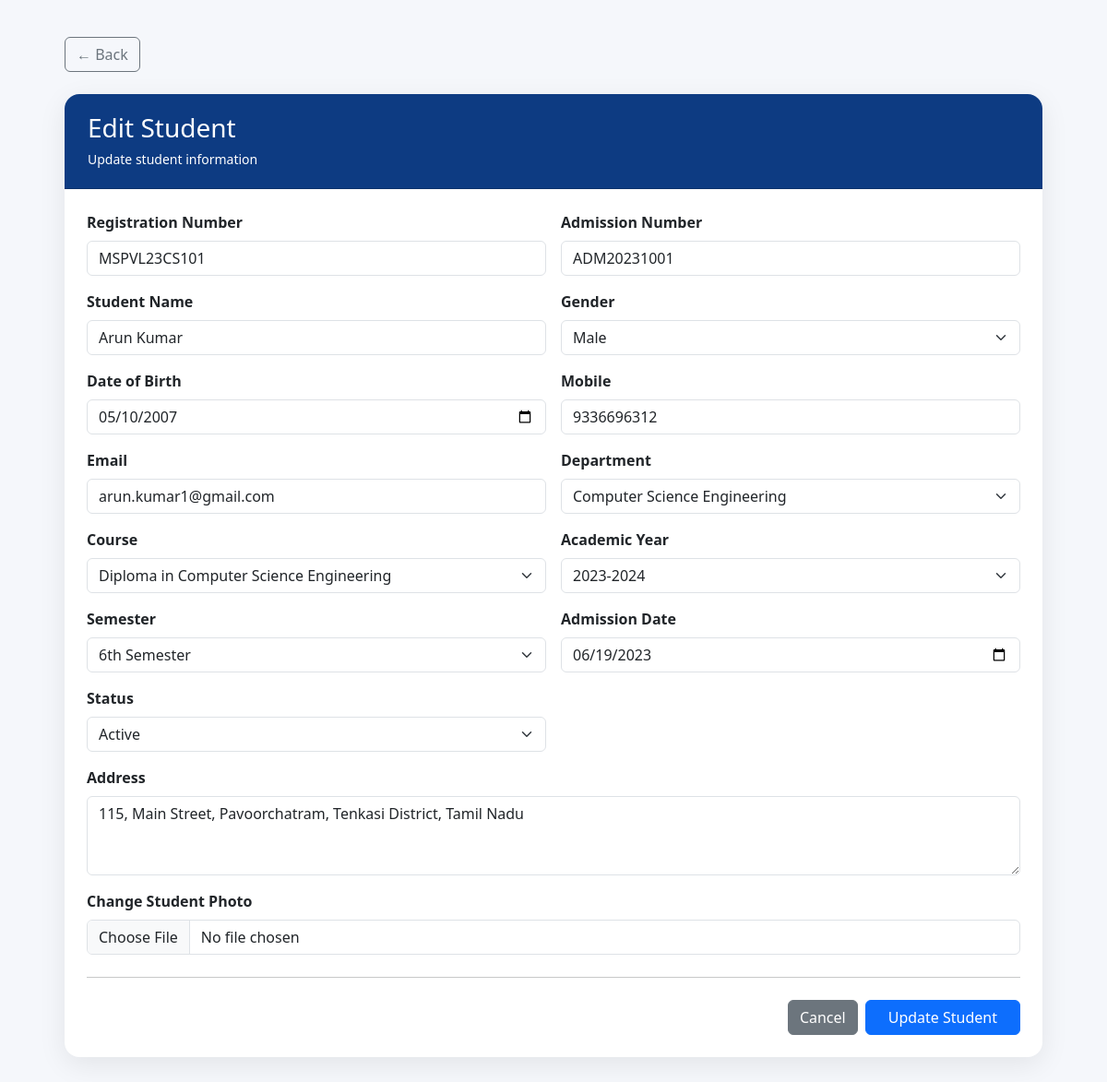
Screenshot of /students/edit_student.php?id=1 with the database file from the repository.
### tables this page shows
CREATE TABLE students (
    student_id INT UNSIGNED AUTO_INCREMENT PRIMARY KEY,
    reg_no VARCHAR(30) NOT NULL UNIQUE,
    admission_no VARCHAR(30) NOT NULL UNIQUE,
    student_name VARCHAR(100) NOT NULL,
    gender ENUM('Male','Female','Other') NOT NULL DEFAULT 'Male',
    dob DATE DEFAULT NULL,
    mobile VARCHAR(15) NOT NULL UNIQUE,
    email VARCHAR(100) DEFAULT NULL UNIQUE,
    address TEXT DEFAULT NULL,
    department_id INT UNSIGNED NOT NULL,
    course_id INT UNSIGNED NOT NULL,
    year_id INT UNSIGNED NOT NULL,
    semester TINYINT UNSIGNED NOT NULL DEFAULT 1,
    admission_date DATE NOT NULL,
    student_photo VARCHAR(255) DEFAULT 'default_student.png',
    status ENUM('Active','Inactive','Graduated') NOT NULL DEFAULT 'Active',
    CONSTRAINT fk_students_department FOREIGN KEY (department_id)
        REFERENCES departments(department_id) ON DELETE RESTRICT ON UPDATE CASCADE,
    CONSTRAINT fk_students_course FOREIGN KEY (course_id)
        REFERENCES courses(course_id) ON DELETE RESTRICT ON UPDATE CASCADE,
    CONSTRAINT fk_students_year FOREIGN KEY (year_id)
        REFERENCES academic_years(year_id) ON DELETE RESTRICT ON UPDATE CASCADE,
    INDEX idx_students_department (department_id),
    INDEX idx_students_course (course_id),
    INDEX idx_students_year (year_id),
    INDEX idx_students_name (student_name)
);

CREATE TABLE departments (
    department_id INT UNSIGNED AUTO_INCREMENT PRIMARY KEY,
    department_name VARCHAR(100) NOT NULL UNIQUE,
    hod_name VARCHAR(100) NOT NULL
);

CREATE TABLE courses (
    course_id INT UNSIGNED AUTO_INCREMENT PRIMARY KEY,
    department_id INT UNSIGNED NOT NULL,
    course_name VARCHAR(100) NOT NULL,
    duration VARCHAR(20) NOT NULL DEFAULT '3 Years',
    CONSTRAINT fk_courses_department FOREIGN KEY (department_id)
        REFERENCES departments(department_id) ON DELETE CASCADE ON UPDATE CASCADE,
    INDEX idx_courses_department (department_id)
);

CREATE TABLE academic_years (
    year_id INT UNSIGNED AUTO_INCREMENT PRIMARY KEY,
    academic_year VARCHAR(20) NOT NULL UNIQUE,
    status ENUM('Active','Inactive') NOT NULL DEFAULT 'Active'
);

### students/edit_student.php (the view, shortened to what this page needs)
<?php
require_once "../config/database.php";
$student_id = (int)($_GET["id"] ?? 0);
$sql = "SELECT * FROM students WHERE student_id = ? LIMIT 1";
$stmt = mysqli_prepare($conn, $sql);
mysqli_stmt_bind_param($stmt, "i", $student_id);
mysqli_stmt_execute($stmt);
$result = mysqli_stmt_get_result($stmt);
$student = mysqli_fetch_assoc($result);
$departments = mysqli_query(
    $conn,
    "SELECT department_id, department_name
     FROM departments
     ORDER BY department_name ASC"
);
$courses = mysqli_query(
    $conn,
    "SELECT course_id, course_name
     FROM courses
     ORDER BY course_name ASC"
);
$years = mysqli_query(
    $conn,
    "SELECT year_id, academic_year
     FROM academic_years
     ORDER BY academic_year DESC"
);
?>
<!DOCTYPE html>
<html lang="en">
<head>
    <link href="https://cdn.jsdelivr.net/npm/bootstrap@5.3.3/dist/css/bootstrap.min.css"
        rel="stylesheet">
</head>
<body>
    <div class="page-wrapper">
        <div class="mb-4">
            <a href="student_list.php"
                class="btn btn-outline-secondary">
                ← Back
            </a>
        </div>
        <div class="card">
            <div class="card-header">
                <h3 class="mb-1">Edit Student</h3>
                <small>
                    Update student information
                </small>
            </div>
            <div class="card-body p-4">
                <form action="update_student.php"
                    method="POST"
                    enctype="multipart/form-data">
                    <div class="row g-3">
                        <div class="col-md-6">
                            <label class="form-label">
                                Registration Number
                            </label>
                            <input type="text"
                                name="reg_no"
                                class="form-control"
                                value="<?= htmlspecialchars($student['reg_no']); ?>"
                                required>
                        </div>
                        <div class="col-md-6">
                            <label class="form-label">
                                Admission Number
                            </label>
                            <input type="text"
                                name="admission_no"
                                class="form-control"
                                value="<?= htmlspecialchars($student['admission_no']); ?>"
                                required>
                        </div>
                        <div class="col-md-6">
                            <label class="form-label">
                                Student Name
                            </label>
                            <input type="text"
                                name="student_name"
                                class="form-control"
                                value="<?= htmlspecialchars($student['student_name']); ?>"
                                required>
                        </div>
                        <div class="col-md-6">
                            <label class="form-label">
                                Gender
                            </label>
                            <select name="gender"
                                class="form-select"
                                required>
                                <option value="Male"
                                    <?= $student['gender'] === 'Male' ? 'selected' : ''; ?>>
                                    Male
                                </option>
                            </select>
                        </div>
                        <div class="col-md-6">
                            <label class="form-label">
                                Date of Birth
                            </label>
                            <input type="date"
                                name="dob"
                                class="form-control"
                                value="<?= htmlspecialchars($student['dob']); ?>"
                                required>
                        </div>
                        <div class="col-md-6">
                            <label class="form-label">
                                Mobile
                            </label>
                            <input type="text"
                                name="mobile"
                                class="form-control"
                                value="<?= htmlspecialchars($student['mobile']); ?>"
                                required>
                        </div>
                        <div class="col-md-6">
                            <label class="form-label">
                                Email
                            </label>
                            <input type="email"
                                name="email"
                                class="form-control"
                                value="<?= htmlspecialchars($student['email'] ?? ''); ?>">
                        </div>
                        <div class="col-md-6">
                            <label class="form-label">
                                Department
                            </label>
                            <select name="department_id"
                                class="form-select"
                                required>
                                <?php while ($row = mysqli_fetch_assoc($departments)): ?>
                                    <option value="<?= $row['department_id']; ?>"
                                        <?= $student['department_id'] == $row['department_id'] ? 'selected' : ''; ?>>
                                        <?= htmlspecialchars($row['department_name']); ?>
                                    </option>
                                <?php endwhile; ?>
                            </select>
                        </div>
                        <div class="col-md-6">
                            <label class="form-label">
                                Course
                            </label>
                            <select name="course_id"
                                class="form-select"
                                required>
                                <?php while ($row = mysqli_fetch_assoc($courses)): ?>
                                    <option value="<?= $row['course_id']; ?>"
                                        <?= $student['course_id'] == $row['course_id'] ? 'selected' : ''; ?>>
                                        <?= htmlspecialchars($row['course_name']); ?>
                                    </option>
                                <?php endwhile; ?>
                            </select>
                        </div>
                        <div class="col-md-6">
                            <label class="form-label">
                                Academic Year
                            </label>
                            <select name="year_id"
                                class="form-select"
                                required>
                                <?php while ($row = mysqli_fetch_assoc($years)): ?>
                                    <option value="<?= $row['year_id']; ?>"
                                        <?= $student['year_id'] == $row['year_id'] ? 'selected' : ''; ?>>
                                        <?= htmlspecialchars($row['academic_year']); ?>
                                    </option>
                                <?php endwhile; ?>
                            </select>
                        </div>
                        <div class="col-md-6">
                            <label class="form-label">
                                Semester
                            </label>
                            <select name="semester"
                                class="form-select"
                                required>
                                <?php for ($i = 1; $i <= 6; $i++): ?>
                                    <option value="<?= $i; ?>"
                                        <?= $student['semester'] == $i ? 'selected' : ''; ?>>
                                        <?= $i; ?><?= $i == 1 ? 'st' : ($i == 2 ? 'nd' : ($i == 3 ? 'rd' : 'th')); ?>
                                    </option>
                                <?php endfor; ?>
                            </select>
                        </div>
                        <div class="col-md-6">
                            <label class="form-label">
                                Admission Date
                            </label>
                            <input type="date"
                                name="admission_date"
                                class="form-control"
                                value="<?= htmlspecialchars($student['admission_date']); ?>"
                                required>
                        </div>
                        <div class="col-md-6">
                            <label class="form-label">
                                Status
                            </label>
                            <select name="status"
                                class="form-select">
                                <option value="Active"
                                    <?= $student['status'] === 'Active' ? 'selected' : ''; ?>>
                                    Active
                                </option>
                            </select>
                        </div>
                        <div class="col-12">
                            <label class="form-label">
                                Address
                            </label>
                            <textarea name="address"
                                class="form-control"
                                rows="3"><?= htmlspecialchars($student['address'] ?? ''); ?></textarea>
                        </div>
                        <div class="col-12">
                            <label class="form-label">
                                Change Student Photo
                            </label>
                            <input type="file"
                                name="student_photo"
                                class="form-control"
                                accept="image/*">
                        </div>
                    </div>
                    <hr class="my-4">
                    <div class="d-flex justify-content-end gap-2">
                        <a href="student_list.php"
                            class="btn btn-secondary">
                            Cancel
                        </a>
                        <button type="submit"
                            class="btn btn-primary px-4">
                            Update Student
                        </button>
                    </div>
                </form>
            </div>
        </div>
    </div>
</body>
</html>

### students/edit_student.php (style rules this page uses)
body { background: #f5f7fb; font-family: "Segoe UI", Arial, sans-serif; }
.page-wrapper { max-width: 1100px; margin: 40px auto; padding: 0 20px; }
.card { border: none; border-radius: 16px; box-shadow: 0 8px 30px rgba(0, 0, 0, 0.08); }
.card-header { background: #0d3b82; color: white; border-radius: 16px 16px 0 0 !important; padding: 20px 25px; }
.form-label { font-weight: 600; }

### rows the page displays
students: reg_no "MSPVL23CS101", admission_no "ADM20231001", student_name "Arun Kumar", gender "Male", dob "05/10/2007", mobile "9336696312", email "arun.kumar1@gmail.com", department_id "Computer Science Engineering", course_id "Diploma in Computer Science Engineering", year_id "2023-2024", semester "6th Semester", admission_date "06/19/2023", address "115, Main Street, Pavoorchatram, Tenkasi District, Tamil Nadu"
